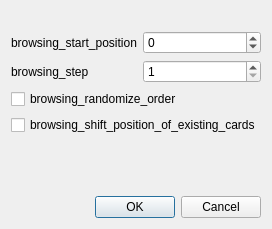
<?xml version="1.0" encoding="UTF-8"?>
<ui version="4.0">
 <class>Dialog</class>
 <widget class="QDialog" name="Dialog">
  <property name="geometry">
   <rect>
    <x>0</x>
    <y>0</y>
    <width>272</width>
    <height>229</height>
   </rect>
  </property>
  <property name="windowTitle">
   <string>browsing_reposition_new_cards</string>
  </property>
  <layout class="QVBoxLayout" name="verticalLayout">
   <item>
    <widget class="QLabel" name="label">
     <property name="text">
      <string/>
     </property>
    </widget>
   </item>
   <item>
    <layout class="QGridLayout" name="gridLayout">
     <item row="0" column="0">
      <widget class="QLabel" name="label_2">
       <property name="text">
        <string>browsing_start_position</string>
       </property>
      </widget>
     </item>
     <item row="0" column="1">
      <widget class="QSpinBox" name="start">
       <property name="minimum">
        <number>-20000000</number>
       </property>
       <property name="maximum">
        <number>200000000</number>
       </property>
       <property name="value">
        <number>0</number>
       </property>
      </widget>
     </item>
     <item row="1" column="0">
      <widget class="QLabel" name="label_3">
       <property name="text">
        <string>browsing_step</string>
       </property>
      </widget>
     </item>
     <item row="1" column="1">
      <widget class="QSpinBox" name="step">
       <property name="minimum">
        <number>1</number>
       </property>
       <property name="maximum">
        <number>10000</number>
       </property>
      </widget>
     </item>
    </layout>
   </item>
   <item>
    <widget class="QCheckBox" name="randomize">
     <property name="text">
      <string>browsing_randomize_order</string>
     </property>
    </widget>
   </item>
   <item>
    <widget class="QCheckBox" name="shift">
     <property name="text">
      <string>browsing_shift_position_of_existing_cards</string>
     </property>
     <property name="checked">
      <bool>false</bool>
     </property>
    </widget>
   </item>
   <item>
    <spacer name="verticalSpacer">
     <property name="orientation">
      <enum>Qt::Vertical</enum>
     </property>
     <property name="sizeHint" stdset="0">
      <size>
       <width>20</width>
       <height>40</height>
      </size>
     </property>
    </spacer>
   </item>
   <item>
    <widget class="QDialogButtonBox" name="buttonBox">
     <property name="orientation">
      <enum>Qt::Horizontal</enum>
     </property>
     <property name="standardButtons">
      <set>QDialogButtonBox::Cancel|QDialogButtonBox::Ok</set>
     </property>
    </widget>
   </item>
  </layout>
 </widget>
 <tabstops>
  <tabstop>start</tabstop>
  <tabstop>step</tabstop>
  <tabstop>randomize</tabstop>
  <tabstop>shift</tabstop>
  <tabstop>buttonBox</tabstop>
 </tabstops>
 <resources/>
 <connections>
  <connection>
   <sender>buttonBox</sender>
   <signal>accepted()</signal>
   <receiver>Dialog</receiver>
   <slot>accept()</slot>
   <hints>
    <hint type="sourcelabel">
     <x>248</x>
     <y>254</y>
    </hint>
    <hint type="destinationlabel">
     <x>157</x>
     <y>274</y>
    </hint>
   </hints>
  </connection>
  <connection>
   <sender>buttonBox</sender>
   <signal>rejected()</signal>
   <receiver>Dialog</receiver>
   <slot>reject()</slot>
   <hints>
    <hint type="sourcelabel">
     <x>316</x>
     <y>260</y>
    </hint>
    <hint type="destinationlabel">
     <x>286</x>
     <y>274</y>
    </hint>
   </hints>
  </connection>
 </connections>
</ui>
